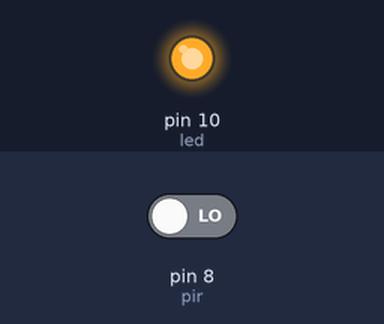
A sketch run on a simulated Arduino Uno, built with avr-gcc and run on an emulated ATmega328P. Shown: output pins drawn as LEDs (lit = HIGH). Inputs (shaded band) come from the test bench; at power-on: pin 8 (pir) LOW.

Above: at 0.1 s.
At 5.1 s:
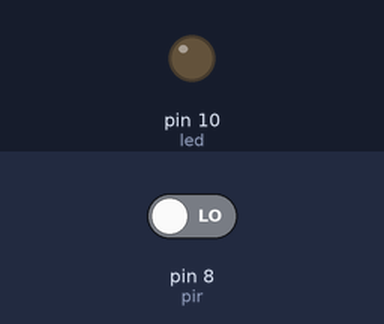
Timing chart, 0 to 6.6 s (numbered marks = the images above):
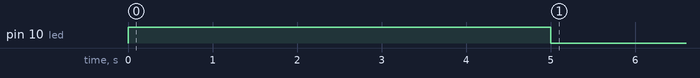

The sketch:

Attiny84_test_blink_pir_blink_1.ino
```cpp
int led = 10;
int pir = 8;
int pirval = 0;

void setup() {
  pinMode(led, OUTPUT);
  pinMode(pir, INPUT);
  digitalWrite(led, 1);
  delay(5000);
  digitalWrite(led, 0);
  delay(1000);
}

void loop() {
  pirval = digitalRead(pir);
  if (pirval == 1){
    digitalWrite(led, 1);
    delay(2000);
  } else {
    digitalWrite(led, 0);
    delay(100);
  }
}
```
